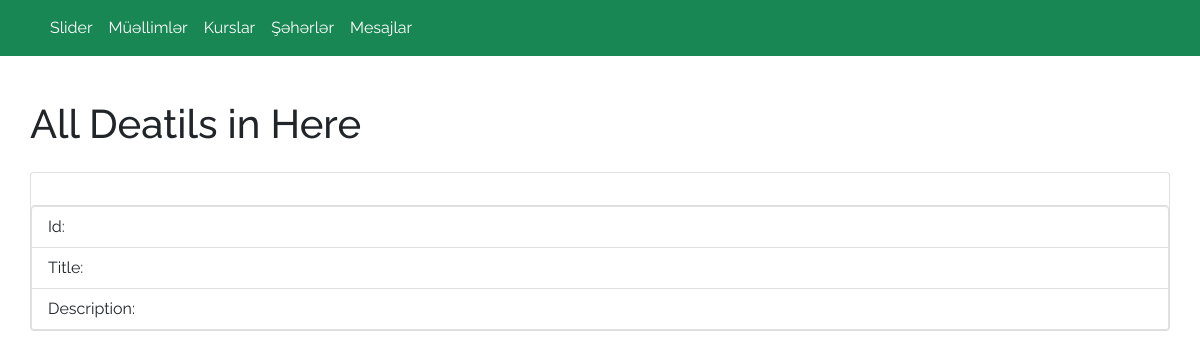
/admin/cities/detail/2, run on an earlier commit of the app's database.
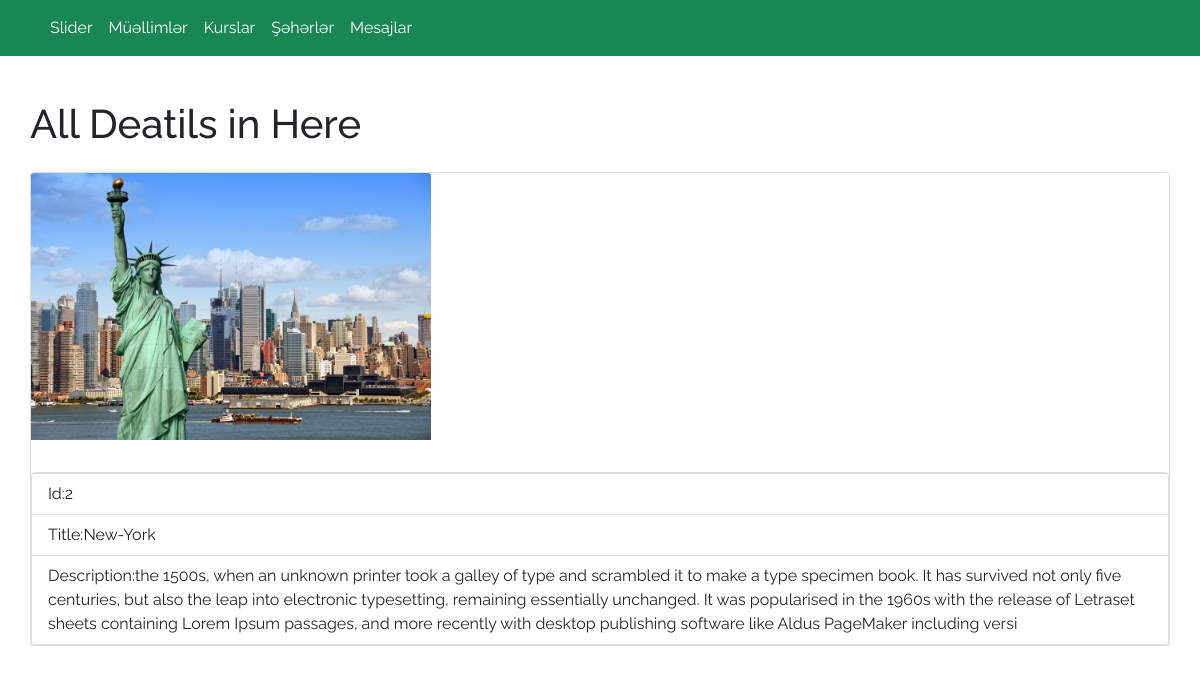
And on a later commit of the database.
### app.py (models this page shows)
class Cities(db.Model):
    id=db.Column(db.Integer,primary_key=True)
    img=db.Column(db.String(100))
    title=db.Column(db.String(100))
    desc=db.Column(db.Text)

### app.py (the view)
@app.route('/admin/cities/detail/<id>')
def citiesDetail(id):
    citiesdetail=Cities.query.get(id)
    return render_template('admin/city_detail.html',citiesdetail=citiesdetail)

### templates/admin/city_detail.html
{% extends 'admin/layout.html' %}
{% block content %}
<div class="container" style="padding: 20px 0px;">
  <div class="row">
      <div class="col-12">
          <h1 class="my-4">All Deatils in Here</h1>
          <div class="card" >
              <img class="card-img-top"style="width: 25rem; height:auto" src="/static/uploads/{{citiesdetail.img}}" alt="">
              <div class="card-body">
          </div>
          <ul class="list-group">
              <li class="list-group-item">Id:{{citiesdetail.id}}</li>
              <li class="list-group-item">Title:{{citiesdetail.title}}</li>
              <li class="list-group-item">Description:{{citiesdetail.desc}}</li>
          </ul>
</div>
{% endblock %}

What changed in the data, as far as the page shows it:
added Cities: img (picture), id "2", title "New-York", desc "the 1500s, when an unknown printer took a galley of type and scrambled it to make a type specimen book. It has survived not only five centuries, but also the leap into electronic typesetting, remaining essentially unchanged. It was popularised in the 1960s with the release of Letraset sheets containing Lorem Ipsum passages, and more recently with desktop publishing software like Aldus PageMaker including versi"
